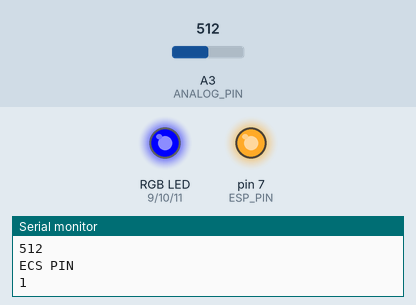
Bench run of a sketch on a simulated Arduino Uno, built with avr-gcc and run on an emulated ATmega328P. Shown: an RGB LED mixed from three pins (HIGH = lit), output pins drawn as LEDs (lit = HIGH), the last lines printed to the serial monitor. Inputs (shaded band) come from the test bench; at power-on: A3 (ANALOG_PIN) = 512.

Above: at 1.8 s.
1.9 s: A3 (ANALOG_PIN) set to 716
At 2.8 s:
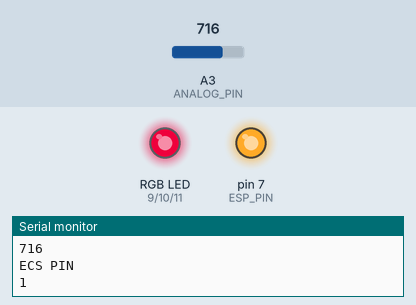
3.5 s: A3 (ANALOG_PIN) set to 900
At 4.3 s:
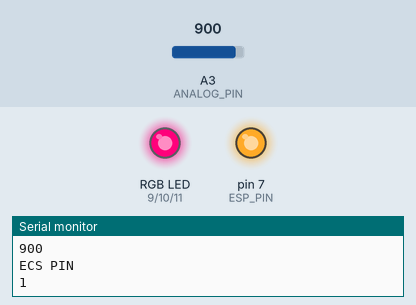
5.5 s: A3 (ANALOG_PIN) set to 1023
At 7.1 s:
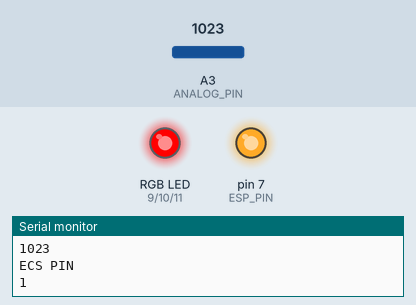
7.5 s: A3 (ANALOG_PIN) set to 511
At 8.6 s:
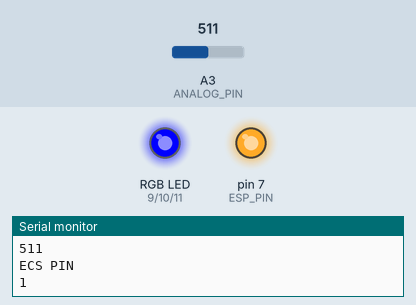
9.5 s: A3 (ANALOG_PIN) set to 306
At 11.2 s:
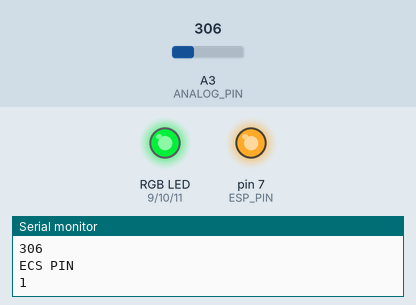
11.5 s: A3 (ANALOG_PIN) set to 245
At 13.0 s:
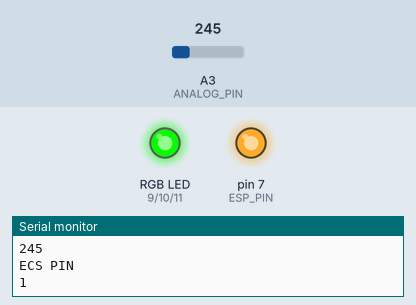
Timing chart, 0 to 14.5 s (numbered marks = the images above; inputs shaded):
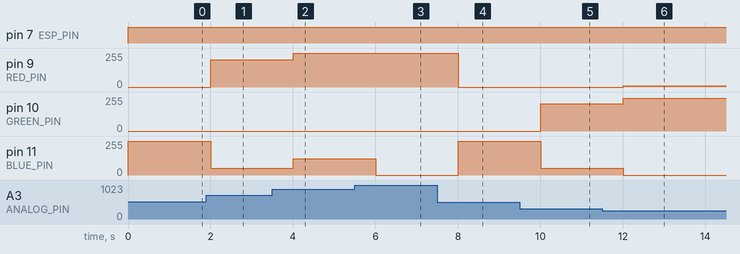

Measured:
- after the input at 1.9 s, pin 9 (RED_PIN): 0/255 → 204/255 after 0.10 s; pin 11 (BLUE_PIN): 255/255 → 51/255 after 0.10 s
- after the input at 3.5 s, pin 9 (RED_PIN): 204/255 → 255/255 after 0.50 s; pin 11 (BLUE_PIN): 51/255 → 123/255 after 0.50 s
- after the input at 5.5 s, pin 11 (BLUE_PIN): 123/255 → 0/255 after 0.50 s
- after the input at 7.5 s, pin 9 (RED_PIN): 255/255 → 0/255 after 0.51 s; pin 11 (BLUE_PIN): 0/255 → 255/255 after 0.51 s
- after the input at 9.5 s, pin 10 (GREEN_PIN): 0/255 → 205/255 after 0.51 s; pin 11 (BLUE_PIN): 255/255 → 50/255 after 0.51 s
- after the input at 11.5 s, pin 9 (RED_PIN): 0/255 → 10/255 after 0.51 s; pin 10 (GREEN_PIN): 205/255 → 245/255 after 0.51 s; pin 11 (BLUE_PIN): 50/255 → 0/255 after 0.51 s

The sketch:

PIR_RGB.ino
```cpp
// constants defined

const int RED_PIN = 9;
const int GREEN_PIN = 10;
const int BLUE_PIN = 11;
const int ANALOG_PIN = 3;
const int ESP_PIN = 7;

// This variable controls how fast we loop through the colors.
// (Try changing this to make the fading faster or slower.)

int DISPLAY_TIME = 10;  // In milliseconds


void setup()
{
  // Here we'll configure the Arduino pins we're using to
  // drive the LED to be outputs:
  pinMode(RED_PIN, OUTPUT);
  pinMode(GREEN_PIN, OUTPUT);
  pinMode(BLUE_PIN, OUTPUT);
  pinMode(ANALOG_PIN, INPUT);
  pinMode(ESP_PIN, OUTPUT);
  Serial.begin(9600);
}


void loop()
{
 readPIRSensor();
}

// reads value from PIR Sensor
void readPIRSensor()
{
  int x;
  x = analogRead(ANALOG_PIN);
  showRGB(x);
  // write value to digital so that ESP8266 can be read from it
  if ( x > 10 )
  {
    digitalWrite(ESP_PIN,HIGH); // there is some movement
  }
  else {
    digitalWrite(ESP_PIN,LOW); // there is no movement
  }
  // logs for debugging
  Serial.println("PIR value");
  Serial.println(x);
  Serial.println("ECS PIN");
  Serial.println(digitalRead(ESP_PIN));
  delay(1000);
}

// This function translates a number between 0 and 767 into a
// specific color on the RGB LED. If you have this number count
// through the whole range (0 to 767), the LED will smoothly
// change color through the entire spectrum.

// The "base" numbers are:
// 0   = pure red
// 255 = pure green
// 511 = pure blue
// 767 = pure red (again)

// Numbers between the above colors will create blends. For
// example, 640 is midway between 512 (pure blue) and 767
// (pure red). It will give you a 50/50 mix of blue and red,
// resulting in purple.

// If you count up from 0 to 767 and pass that number to this
// function, the LED will smoothly fade between all the colors.
// (Because it starts and ends on pure red, you can start over
// at 0 without any break in the spectrum).


void showRGB(int color)
{
int redIntensity;
int greenIntensity;
int blueIntensity;

// Here we'll use an "if / else" statement to determine which
// of the three (R,G,B) zones x falls into. Each of these zones
// spans 255 because analogWrite() wants a number from 0 to 255.

// In each of these zones, we'll calculate the brightness
// for each of the red, green, and blue LEDs within the RGB LED.

if (color <= 255)          // zone 1
{
redIntensity = 255 - color;    // red goes from on to off
greenIntensity = color;        // green goes from off to on
blueIntensity = 0;             // blue is always off
}
else if (color <= 511)     // zone 2
{
redIntensity = 0;                     // red is always off
greenIntensity = 255 - (color - 256); // green on to off
blueIntensity = (color - 256);        // blue off to on
}
else // color >= 512       // zone 3
{
redIntensity = (color - 512);         // red off to on
greenIntensity = 0;                   // green is always off
blueIntensity = 255 - (color - 512);  // blue on to off
}

// Now that the brightness values have been set, command the LED
// to those values

analogWrite(RED_PIN, redIntensity);
analogWrite(BLUE_PIN, blueIntensity);
analogWrite(GREEN_PIN, greenIntensity);
}
```
